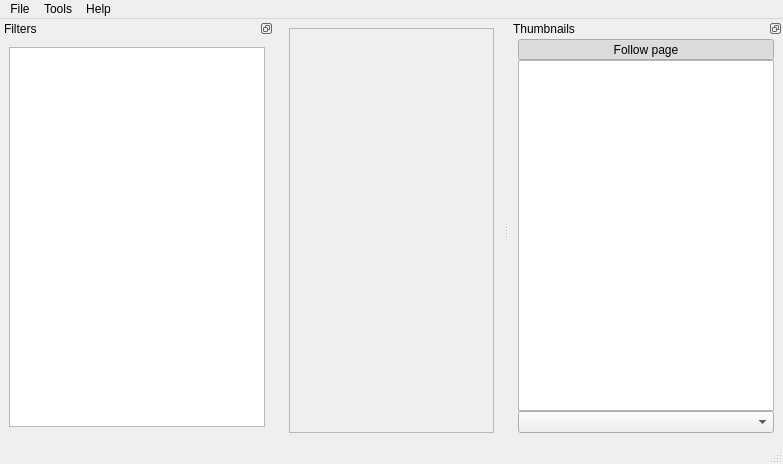
<?xml version="1.0" encoding="UTF-8"?>
<ui version="4.0">
 <class>MainWindow</class>
 <widget class="QMainWindow" name="MainWindow">
  <property name="geometry">
   <rect>
    <x>0</x>
    <y>0</y>
    <width>783</width>
    <height>464</height>
   </rect>
  </property>
  <property name="sizePolicy">
   <sizepolicy hsizetype="Preferred" vsizetype="Preferred">
    <horstretch>0</horstretch>
    <verstretch>0</verstretch>
   </sizepolicy>
  </property>
  <property name="windowTitle">
   <string>MainWindow</string>
  </property>
  <property name="styleSheet">
   <string notr="true"/>
  </property>
  <widget class="QWidget" name="centralwidget">
   <property name="sizePolicy">
    <sizepolicy hsizetype="Preferred" vsizetype="Preferred">
     <horstretch>0</horstretch>
     <verstretch>0</verstretch>
    </sizepolicy>
   </property>
   <property name="cursor">
    <cursorShape>ArrowCursor</cursorShape>
   </property>
   <layout class="QHBoxLayout" name="horizontalLayout">
    <item>
     <widget class="QFrame" name="imageViewFrame">
      <property name="sizePolicy">
       <sizepolicy hsizetype="Expanding" vsizetype="Expanding">
        <horstretch>1</horstretch>
        <verstretch>1</verstretch>
       </sizepolicy>
      </property>
      <property name="frameShape">
       <enum>QFrame::StyledPanel</enum>
      </property>
      <property name="frameShadow">
       <enum>QFrame::Sunken</enum>
      </property>
     </widget>
    </item>
   </layout>
  </widget>
  <widget class="QMenuBar" name="menubar">
   <property name="geometry">
    <rect>
     <x>0</x>
     <y>0</y>
     <width>783</width>
     <height>21</height>
    </rect>
   </property>
   <widget class="QMenu" name="menuDebug">
    <property name="title">
     <string>Tools</string>
    </property>
    <widget class="QMenu" name="menuUnits">
     <property name="title">
      <string>Units</string>
     </property>
     <addaction name="actionPixels"/>
     <addaction name="actionMilimeters"/>
     <addaction name="actionCentimetres"/>
     <addaction name="actionInches"/>
    </widget>
    <addaction name="actionFixDpi"/>
    <addaction name="actionRelinking"/>
    <addaction name="separator"/>
    <addaction name="actionDebug"/>
    <addaction name="separator"/>
    <addaction name="actionSettings"/>
    <addaction name="actionDefaults"/>
    <addaction name="separator"/>
    <addaction name="menuUnits"/>
   </widget>
   <widget class="QMenu" name="menuFile">
    <property name="title">
     <string>File</string>
    </property>
    <addaction name="actionNewProject"/>
    <addaction name="actionOpenProject"/>
    <addaction name="separator"/>
    <addaction name="actionSaveProject"/>
    <addaction name="actionSaveProjectAs"/>
    <addaction name="separator"/>
    <addaction name="actionCloseProject"/>
    <addaction name="separator"/>
    <addaction name="actionQuit"/>
   </widget>
   <widget class="QMenu" name="menuHelp">
    <property name="title">
     <string>Help</string>
    </property>
    <addaction name="actionAbout"/>
   </widget>
   <addaction name="menuFile"/>
   <addaction name="menuDebug"/>
   <addaction name="menuHelp"/>
  </widget>
  <widget class="QStatusBar" name="statusBar"/>
  <widget class="QDockWidget" name="thumbnailsDockWidget">
   <property name="features">
    <set>QDockWidget::DockWidgetFloatable|QDockWidget::DockWidgetMovable</set>
   </property>
   <property name="allowedAreas">
    <set>Qt::LeftDockWidgetArea|Qt::RightDockWidgetArea</set>
   </property>
   <property name="windowTitle">
    <string>Thumbnails</string>
   </property>
   <attribute name="dockWidgetArea">
    <number>2</number>
   </attribute>
   <widget class="QWidget" name="dockWidgetContents_2">
    <layout class="QVBoxLayout" name="verticalLayout_2">
     <property name="topMargin">
      <number>1</number>
     </property>
     <item>
      <layout class="QVBoxLayout" name="verticalLayout">
       <property name="spacing">
        <number>0</number>
       </property>
       <item>
        <widget class="QToolButton" name="focusButton">
         <property name="sizePolicy">
          <sizepolicy hsizetype="Preferred" vsizetype="Fixed">
           <horstretch>0</horstretch>
           <verstretch>0</verstretch>
          </sizepolicy>
         </property>
         <property name="statusTip">
          <string>Keep current page in view.</string>
         </property>
         <property name="text">
          <string>Follow page</string>
         </property>
         <property name="checkable">
          <bool>true</bool>
         </property>
         <property name="checked">
          <bool>true</bool>
         </property>
        </widget>
       </item>
       <item>
        <widget class="QGraphicsView" name="thumbView">
         <property name="sizePolicy">
          <sizepolicy hsizetype="Expanding" vsizetype="Expanding">
           <horstretch>1</horstretch>
           <verstretch>1</verstretch>
          </sizepolicy>
         </property>
         <property name="minimumSize">
          <size>
           <width>150</width>
           <height>0</height>
          </size>
         </property>
         <property name="maximumSize">
          <size>
           <width>16777215</width>
           <height>16777215</height>
          </size>
         </property>
         <property name="statusTip">
          <string>Use Home, End, PgUp (or Q), PgDown (or W) to navigate between pages.</string>
         </property>
         <property name="alignment">
          <set>Qt::AlignHCenter|Qt::AlignTop</set>
         </property>
        </widget>
       </item>
       <item>
        <widget class="QComboBox" name="sortOptions">
         <property name="sizeAdjustPolicy">
          <enum>QComboBox::AdjustToMinimumContentsLength</enum>
         </property>
        </widget>
       </item>
      </layout>
     </item>
    </layout>
   </widget>
  </widget>
  <widget class="QDockWidget" name="filterDockWidget">
   <property name="sizePolicy">
    <sizepolicy hsizetype="Preferred" vsizetype="Preferred">
     <horstretch>0</horstretch>
     <verstretch>0</verstretch>
    </sizepolicy>
   </property>
   <property name="minimumSize">
    <size>
     <width>274</width>
     <height>134</height>
    </size>
   </property>
   <property name="features">
    <set>QDockWidget::DockWidgetFloatable|QDockWidget::DockWidgetMovable</set>
   </property>
   <property name="allowedAreas">
    <set>Qt::LeftDockWidgetArea|Qt::RightDockWidgetArea</set>
   </property>
   <property name="windowTitle">
    <string>Filters</string>
   </property>
   <attribute name="dockWidgetArea">
    <number>1</number>
   </attribute>
   <widget class="QWidget" name="dockWidgetContents_5">
    <property name="sizePolicy">
     <sizepolicy hsizetype="Maximum" vsizetype="Preferred">
      <horstretch>0</horstretch>
      <verstretch>0</verstretch>
     </sizepolicy>
    </property>
    <layout class="QVBoxLayout" name="verticalLayout_3">
     <item>
      <widget class="StageListView" name="filterList">
       <property name="minimumSize">
        <size>
         <width>0</width>
         <height>0</height>
        </size>
       </property>
       <property name="maximumSize">
        <size>
         <width>16777215</width>
         <height>16777215</height>
        </size>
       </property>
       <property name="autoScroll">
        <bool>false</bool>
       </property>
       <property name="editTriggers">
        <set>QAbstractItemView::NoEditTriggers</set>
       </property>
       <property name="tabKeyNavigation">
        <bool>false</bool>
       </property>
       <property name="showDropIndicator" stdset="0">
        <bool>false</bool>
       </property>
       <property name="alternatingRowColors">
        <bool>true</bool>
       </property>
       <property name="selectionMode">
        <enum>QAbstractItemView::SingleSelection</enum>
       </property>
       <property name="selectionBehavior">
        <enum>QAbstractItemView::SelectRows</enum>
       </property>
       <property name="textElideMode">
        <enum>Qt::ElideNone</enum>
       </property>
       <property name="showGrid">
        <bool>false</bool>
       </property>
       <property name="wordWrap">
        <bool>false</bool>
       </property>
       <property name="cornerButtonEnabled">
        <bool>false</bool>
       </property>
      </widget>
     </item>
     <item>
      <widget class="NonOwningWidget" name="filterOptions" native="true"/>
     </item>
    </layout>
    <zorder>filterOptions</zorder>
    <zorder>filterList</zorder>
   </widget>
  </widget>
  <action name="actionDebug">
   <property name="checkable">
    <bool>true</bool>
   </property>
   <property name="checked">
    <bool>false</bool>
   </property>
   <property name="text">
    <string>Debug Mode</string>
   </property>
  </action>
  <action name="actionSaveProject">
   <property name="text">
    <string>Save Project</string>
   </property>
   <property name="shortcut">
    <string>Ctrl+S</string>
   </property>
  </action>
  <action name="actionSaveProjectAs">
   <property name="text">
    <string>Save Project As ...</string>
   </property>
  </action>
  <action name="actionNextPage">
   <property name="text">
    <string>Next Page</string>
   </property>
   <property name="shortcut">
    <string>PgDown</string>
   </property>
   <property name="autoRepeat">
    <bool>false</bool>
   </property>
  </action>
  <action name="actionPrevPage">
   <property name="text">
    <string>Previous Page</string>
   </property>
   <property name="shortcut">
    <string>PgUp</string>
   </property>
   <property name="autoRepeat">
    <bool>false</bool>
   </property>
  </action>
  <action name="actionNewProject">
   <property name="text">
    <string>New Project ...</string>
   </property>
   <property name="shortcut">
    <string>Ctrl+N</string>
   </property>
  </action>
  <action name="actionOpenProject">
   <property name="text">
    <string>Open Project ...</string>
   </property>
   <property name="shortcut">
    <string>Ctrl+O</string>
   </property>
  </action>
  <action name="actionPrevPageQ">
   <property name="text">
    <string>Previous Page</string>
   </property>
   <property name="shortcut">
    <string>Q</string>
   </property>
   <property name="autoRepeat">
    <bool>false</bool>
   </property>
  </action>
  <action name="actionNextPageW">
   <property name="text">
    <string>Next Page</string>
   </property>
   <property name="shortcut">
    <string>W</string>
   </property>
   <property name="autoRepeat">
    <bool>false</bool>
   </property>
  </action>
  <action name="actionCloseProject">
   <property name="text">
    <string>Close Project</string>
   </property>
   <property name="shortcut">
    <string>Ctrl+W</string>
   </property>
  </action>
  <action name="actionQuit">
   <property name="text">
    <string>Quit</string>
   </property>
   <property name="shortcut">
    <string>Ctrl+Q</string>
   </property>
  </action>
  <action name="actionSettings">
   <property name="text">
    <string>Settings ...</string>
   </property>
  </action>
  <action name="actionFirstPage">
   <property name="text">
    <string>First Page</string>
   </property>
   <property name="shortcut">
    <string>Home</string>
   </property>
  </action>
  <action name="actionLastPage">
   <property name="text">
    <string>Last Page</string>
   </property>
   <property name="shortcut">
    <string>End</string>
   </property>
  </action>
  <action name="actionAbout">
   <property name="text">
    <string>About</string>
   </property>
  </action>
  <action name="actionFixDpi">
   <property name="text">
    <string>Fix DPI ...</string>
   </property>
  </action>
  <action name="actionRelinking">
   <property name="text">
    <string>Relinking ...</string>
   </property>
  </action>
  <action name="actionSwitchFilter1">
   <property name="text">
    <string>Switch filter to orientation</string>
   </property>
   <property name="shortcut">
    <string>O</string>
   </property>
  </action>
  <action name="actionSwitchFilter2">
   <property name="text">
    <string>Switch filter to orientation</string>
   </property>
   <property name="toolTip">
    <string>Switch filter to split pages</string>
   </property>
   <property name="shortcut">
    <string>E</string>
   </property>
  </action>
  <action name="actionSwitchFilter3">
   <property name="text">
    <string>Switch filter to orientation</string>
   </property>
   <property name="toolTip">
    <string>Switch filter to deskew</string>
   </property>
   <property name="shortcut">
    <string>N</string>
   </property>
  </action>
  <action name="actionSwitchFilter4">
   <property name="text">
    <string>Switch filter to orientation</string>
   </property>
   <property name="toolTip">
    <string>Switch filter to select content</string>
   </property>
   <property name="shortcut">
    <string>V</string>
   </property>
  </action>
  <action name="actionSwitchFilter5">
   <property name="text">
    <string>Switch filter to orientation</string>
   </property>
   <property name="toolTip">
    <string>Switch filter to margins</string>
   </property>
   <property name="shortcut">
    <string>K</string>
   </property>
  </action>
  <action name="actionSwitchFilter6">
   <property name="text">
    <string>Switch filter to orientation</string>
   </property>
   <property name="toolTip">
    <string>Switch filter to output</string>
   </property>
   <property name="shortcut">
    <string>P</string>
   </property>
  </action>
  <action name="actionPixels">
   <property name="checkable">
    <bool>true</bool>
   </property>
   <property name="text">
    <string>Pixels</string>
   </property>
  </action>
  <action name="actionMilimeters">
   <property name="checkable">
    <bool>true</bool>
   </property>
   <property name="checked">
    <bool>false</bool>
   </property>
   <property name="text">
    <string>Millimetres</string>
   </property>
  </action>
  <action name="actionInches">
   <property name="checkable">
    <bool>true</bool>
   </property>
   <property name="text">
    <string>Inches</string>
   </property>
  </action>
  <action name="actionCentimetres">
   <property name="checkable">
    <bool>true</bool>
   </property>
   <property name="text">
    <string>Centimetres</string>
   </property>
  </action>
  <action name="actionDefaults">
   <property name="text">
    <string>Default parameters ...</string>
   </property>
  </action>
 </widget>
 <customwidgets>
  <customwidget>
   <class>StageListView</class>
   <extends>QTableView</extends>
   <header>StageListView.h</header>
  </customwidget>
  <customwidget>
   <class>NonOwningWidget</class>
   <extends>QWidget</extends>
   <header>NonOwningWidget.h</header>
   <container>1</container>
  </customwidget>
 </customwidgets>
 <resources/>
 <connections/>
</ui>
